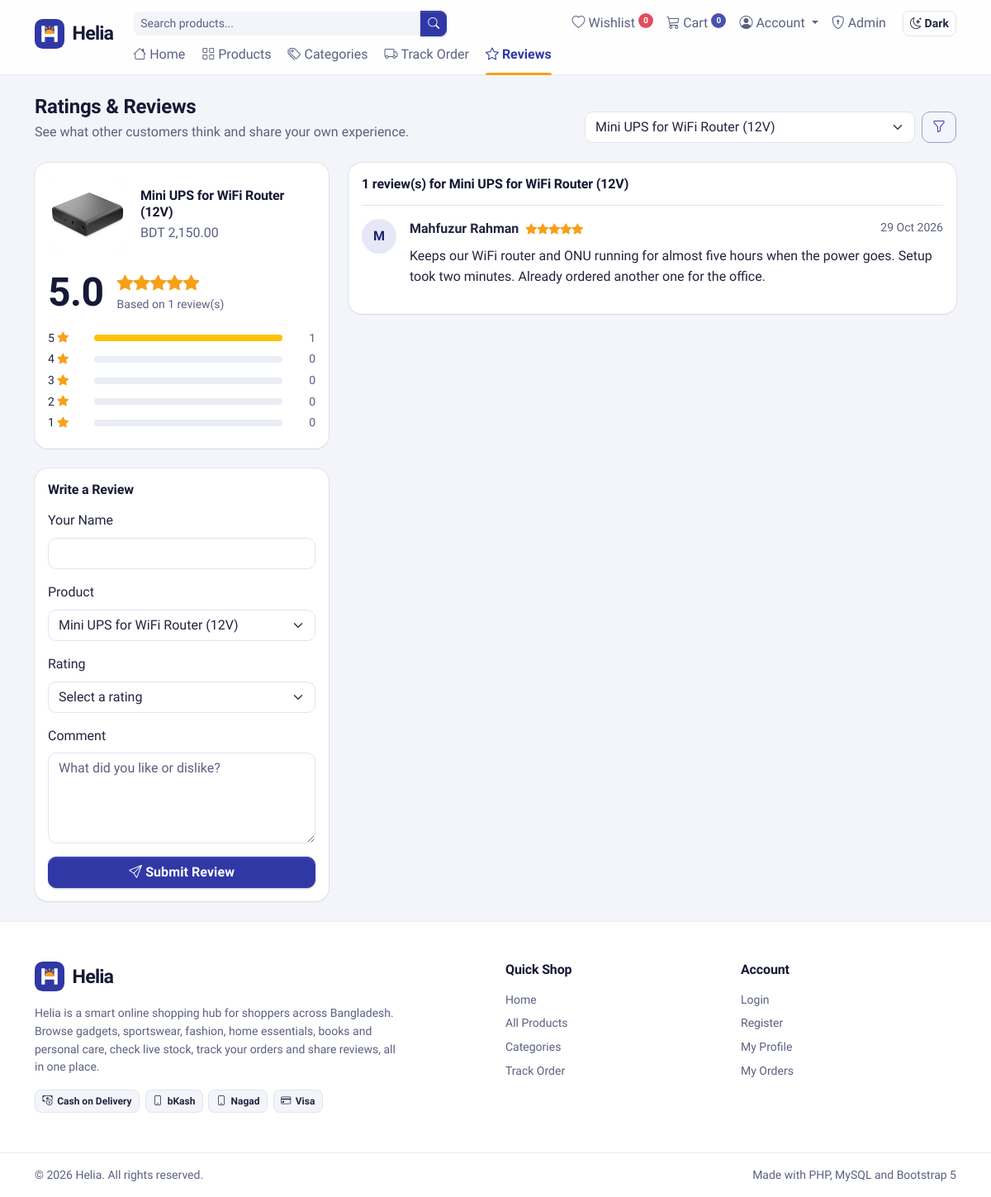
The app's page /product_reviews.php?product_id=4 with its own data.
### tables this page shows
CREATE TABLE `products` (
  `id` int(11) NOT NULL,
  `category_id` int(11) DEFAULT NULL,
  `name` varchar(150) NOT NULL,
  `description` text DEFAULT NULL,
  `price` decimal(10,2) NOT NULL,
  `stock` int(11) NOT NULL DEFAULT 0,
  `color_variants` varchar(255) DEFAULT '',
  `image` varchar(255) DEFAULT '',
  `is_trending` tinyint(1) DEFAULT 0,
  `created_at` timestamp NOT NULL DEFAULT current_timestamp()
);

CREATE TABLE `reviews` (
  `id` int(11) NOT NULL,
  `product_id` int(11) NOT NULL,
  `user_name` varchar(100) NOT NULL,
  `rating` int(11) NOT NULL CHECK (`rating` between 1 and 5),
  `comment` text NOT NULL,
  `created_at` timestamp NOT NULL DEFAULT current_timestamp()
);

### config/db.php (called while the page is built, shortened)
<?php
function e($value)
{
    return htmlspecialchars((string) $value, ENT_QUOTES, 'UTF-8');
}

### product_reviews.php (the view, shortened to what this page needs)
<?php
require_once 'config/db.php';
require_once 'includes/product_helpers.php';
function showStars($rating)
{
    $html = '';
    for ($i = 1; $i <= 5; $i++) {
        if ($rating >= $i) {
            $html .= '<i class="bi bi-star-fill"></i>';
        } elseif ($rating >= $i - 0.5) {
            $html .= '<i class="bi bi-star-half"></i>';
        } else {
            $html .= '<i class="bi bi-star"></i>';
        }
    }
    return $html;
}
$products = $pdo->query('SELECT id, name, price, image FROM products ORDER BY name')->fetchAll();
$selectedId = $_GET['product_id'] ?? '';
$selectedProduct = null;
foreach ($products as $product) {
    if ($product['id'] == $selectedId) {
        $selectedProduct = $product;
    }
}
$form = [
    'user_name' => $_SESSION['user_name'] ?? '',
    'product_id' => $selectedId,
    'rating' => '',
    'comment' => '',
];
$where = '';
$params = [];
if ($selectedId !== '') {
    $where = ' WHERE reviews.product_id = ?';
    $params[] = $selectedId;
}
$stmt = $pdo->prepare('SELECT COUNT(*) AS total, COALESCE(AVG(rating), 0) AS average FROM reviews' . $where);
$stmt->execute($params);
$stats = $stmt->fetch();
$stmt = $pdo->prepare('SELECT rating, COUNT(*) AS total FROM reviews' . $where . ' GROUP BY rating');
$stmt->execute($params);
$breakdown = [5 => 0, 4 => 0, 3 => 0, 2 => 0, 1 => 0];
foreach ($stmt->fetchAll() as $row) {
    $breakdown[$row['rating']] = $row['total'];
}
$stmt = $pdo->prepare('
    SELECT reviews.*, products.name AS product_name
    FROM reviews
    JOIN products ON products.id = reviews.product_id' . $where . '
    ORDER BY reviews.created_at DESC, reviews.id DESC
');
$stmt->execute($params);
$reviews = $stmt->fetchAll();
$average = round($stats['average'], 1);
require_once 'includes/header.php';
?>
<div class="d-flex flex-wrap justify-content-between align-items-end gap-3 mb-4">
    <div>
        <h1 class="h4 fw-bold mb-1">Ratings &amp; Reviews</h1>
        <p class="text-body-secondary mb-0">See what other customers think and share your own experience.</p>
    </div>
    <form method="get" action="product_reviews.php" class="d-flex gap-2">
        <select class="form-select" id="product_filter" name="product_id" onchange="this.form.submit()">
            <?php foreach ($products as $product): ?>
                <option value="<?= $product['id'] ?>" <?= $selectedId == $product['id'] ? 'selected' : '' ?>><?= e($product['name']) ?></option>
            <?php endforeach; ?>
        </select>
        <button type="submit" class="btn btn-outline-primary"><i class="bi bi-funnel"></i></button>
    </form>
</div>
<div class="row g-4">
    <div class="col-lg-4">
        <div class="card border-0 shadow-sm mb-4">
            <div class="card-body">
                <?php if ($selectedProduct): ?>
                    <div class="d-flex align-items-center gap-3 mb-3">
                        <?= renderProductImage($selectedProduct['image'], $selectedProduct['name'], 'product-thumb product-thumb-lg', 'md') ?>
                        <div>
                            <h2 class="h6 fw-bold mb-1"><?= e($selectedProduct['name']) ?></h2>
                            <div class="text-body-secondary">BDT <?= number_format($selectedProduct['price'], 2) ?></div>
                        </div>
                    </div>
                <?php else: ?>
                    <h2 class="h6 fw-bold mb-3">All Products</h2>
                <?php endif; ?>
                <div class="d-flex align-items-center gap-3 mb-3">
                    <span class="display-5 fw-bold"><?= number_format($average, 1) ?></span>
                    <div>
                        <div class="stars fs-5"><?= showStars($average) ?></div>
                        <div class="small text-body-secondary">Based on <?= $stats['total'] ?> review(s)</div>
                    </div>
                </div>
                <?php foreach ($breakdown as $star => $count): ?>
                    <?php $percent = $stats['total'] > 0 ? $count / $stats['total'] * 100 : 0; ?>
                    <div class="d-flex align-items-center gap-2 small mb-1">
                        <span class="text-nowrap" style="width: 3rem;"><?= $star ?> <i class="bi bi-star-fill stars"></i></span>
                        <div class="progress flex-grow-1" role="progressbar" aria-label="<?= $star ?> star reviews" aria-valuenow="<?= round($percent) ?>" aria-valuemin="0" aria-valuemax="100" style="height: 8px;">
                            <div class="progress-bar bg-warning" style="width: <?= $percent ?>%"></div>
                        </div>
                        <span class="text-body-secondary text-end" style="width: 2rem;"><?= $count ?></span>
                    </div>
                <?php endforeach; ?>
            </div>
        </div>
        <div class="card border-0 shadow-sm">
            <div class="card-body">
                <h2 class="h6 fw-semibold mb-3">Write a Review</h2>
                <?php if (empty($products)): ?>
                    <p class="text-body-secondary mb-0">There are no products to review yet.</p>
                <?php else: ?>
                    <form method="post" action="product_reviews.php<?= $selectedId !== '' ? '?product_id=' . $selectedId : '' ?>">
                        <div class="mb-3">
                            <label for="user_name" class="form-label">Your Name</label>
                            <input type="text" class="form-control" id="user_name" name="user_name" maxlength="100" value="<?= e($form['user_name']) ?>" required>
                        </div>
                        <div class="mb-3">
                            <label for="product_id" class="form-label">Product</label>
                            <select class="form-select" id="product_id" name="product_id" required>
                                <?php foreach ($products as $product): ?>
                                    <option value="<?= $product['id'] ?>" <?= $form['product_id'] == $product['id'] ? 'selected' : '' ?>><?= e($product['name']) ?></option>
                                <?php endforeach; ?>
                            </select>
                        </div>
                        <div class="mb-3">
                            <label for="rating" class="form-label">Rating</label>
                            <select class="form-select" id="rating" name="rating" required>
                                <option value="">Select a rating</option>
                            </select>
                        </div>
                        <div class="mb-3">
                            <label for="comment" class="form-label">Comment</label>
                            <textarea class="form-control" id="comment" name="comment" rows="4" maxlength="1000" placeholder="What did you like or dislike?" required><?= e($form['comment']) ?></textarea>
                        </div>
                        <button type="submit" class="btn btn-primary w-100">
                            <i class="bi bi-send"></i> Submit Review
                        </button>
                    </form>
                <?php endif; ?>
            </div>
        </div>
    </div>
    <div class="col-lg-8">
        <?php if (empty($reviews)): ?>
            <?= renderEmptyState('No reviews yet', $selectedProduct ? 'Nobody has reviewed ' . $selectedProduct['name'] . ' yet. Be the first to write one!' : 'Be the first to share what you think about a product!', '', '', 'bi-chat-square-text') ?>
        <?php else: ?>
        <div class="card border-0 shadow-sm">
            <div class="card-body">
                <h2 class="h6 fw-semibold mb-3">
                    <?= count($reviews) ?> review(s)<?= $selectedProduct ? ' for ' . e($selectedProduct['name']) : '' ?>
                </h2>
                <?php foreach ($reviews as $review): ?>
                    <div class="d-flex gap-3 py-3 border-top">
                        <div class="review-avatar"><?= e(mb_strtoupper(mb_substr($review['user_name'], 0, 1))) ?></div>
                        <div class="flex-grow-1">
                            <div class="d-flex flex-wrap justify-content-between gap-2">
                                <div>
                                    <span class="fw-semibold"><?= e($review['user_name']) ?></span>
                                    <span class="stars small ms-1"><?= showStars($review['rating']) ?></span>
                                </div>
                                <span class="small text-body-secondary"><?= date('d M Y', strtotime($review['created_at'])) ?></span>
                            </div>
                            <p class="mb-0 mt-2"><?= nl2br(e($review['comment'])) ?></p>
                        </div>
                    </div>
                <?php endforeach; ?>
            </div>
        </div>
        <?php endif; ?>
    </div>
</div>
<?php require_once 'includes/footer.php'; ?>

### includes/product_helpers.php (shortened to what this page needs)
<?php
function productImageExists($image)
{
    $image = trim((string) $image);
    return is_file(dirname(__DIR__) . '/' . $image);
}
function renderProductImage($image, $alt = '', $class = '', $size = 'md', $pathPrefix = '', $lazy = true)
{
    $class = trim((string) $class);
    $alt = (string) $alt;
    if (productImageExists($image)) {
        return '<img src="' . e($pathPrefix . trim((string) $image)) . '" alt="' . e($alt) . '"'
            . ($class !== '' ? ' class="' . e($class) . '"' : '')
            . ($lazy ? ' loading="lazy"' : '') . '>';
    }
    $classes = 'photo-empty photo-empty-' . $size . ($class !== '' ? ' ' . $class : '');
    $label = $alt !== '' ? ' role="img" aria-label="' . e('No photo of ' . $alt) . '"' : ' aria-hidden="true"';
    return '<div class="' . e($classes) . '"' . $label . '>'
        . '<i class="bi bi-image" aria-hidden="true"></i>'
        . '<span>No Photo</span>'
        . '</div>';
}

### assets/css/theme.css (style rules this page uses)
:root, [data-bs-theme=light] { --helia-neel: #3038a6; --helia-neel-rgb: 48, 56, 166; --helia-neel-hover: #262c8c; --helia-neel-deep: #1b1f5c; --helia-neel-deep-rgb: 27, 31, 92; --helia-marigold: #f6a019; --helia-marigold-rgb: 246, 160, 25; --helia-marigold-ink: #3d2500; --helia-canvas: #f4f5fa; --helia-line: rgba(22, 25, 54, 0.08); --helia-line-strong: rgba(22, 25, 54, 0.14); --helia-shadow-sm: 0 0 0 1px var(--helia-line), 0 1px 2px rgba(22, 25, 54, 0.05); --helia-shadow-md: 0 0 0 1px var(--helia-line), 0 8px 20px -10px rgba(22, 25, 54, 0.18); --helia-shadow-lg: 0 0 0 1px var(--helia-line-strong), 0 22px 40px -18px rgba(27, 31, 92, 0.32); --helia-display: 'Anek Bangla', 'Hind Siliguri', system-ui, -apple-system, 'Segoe UI', Roboto, Arial, sans-serif; --helia-mark-tile: #3038a6; --helia-mark-glyph: #ffffff; --helia-mark-sun: #f6a019; --cat-electronics: #3b5bdb; --cat-sports: #2b8a3e; --cat-fashion: #c2255c; --cat-home: #d9480f; --cat-books: #0b7285; --cat-health: #6741d9; --cat-all: #3038a6; --cat-default: #5b6080; --bs-body-font-family: 'Hind Siliguri', system-ui, -apple-system, 'Segoe UI', Roboto, 'Helvetica Neue', Arial, sans-serif; --bs-body-line-height: 1.55; --bs-body-color: #22253f; --bs-body-color-rgb: 34, 37, 63; --bs-emphasis-color: #161936; --bs-emphasis-color-rgb: 22, 25, 54; --bs-secondary-color: #5b6080; --bs-secondary-color-rgb: 91, 96, 128; --bs-tertiary-color: rgba(91, 96, 128, 0.72); --bs-tertiary-color-rgb: 91, 96, 128; --bs-secondary-bg: #ebedf5; --bs-secondary-bg-rgb: 235, 237, 245; --bs-tertiary-bg: #f4f5fa; --bs-tertiary-bg-rgb: 244, 245, 250; --bs-border-color: #e2e4ee; --bs-border-color-translucent: rgba(22, 25, 54, 0.1); --bs-primary: #3038a6; --bs-primary-rgb: 48, 56, 166; --bs-primary-text-emphasis: #1f2470; --bs-primary-bg-subtle: #e6e8f8; --bs-primary-border-subtle: #c3c7ee; --bs-link-color: #3038a6; --bs-link-color-rgb: 48, 56, 166; --bs-link-hover-color: #262c8c; --bs-link-hover-color-rgb: 38, 44, 140; --bs-focus-ring-color: rgba(48, 56, 166, 0.25); --bs-border-radius: 0.625rem; --bs-border-radius-sm: 0.5rem; --bs-border-radius-lg: 0.875rem; --bs-border-radius-xl: 1.25rem; }
body { font-feature-settings: 'kern' 1; -webkit-font-smoothing: antialiased; -moz-osx-font-smoothing: grayscale; text-rendering: optimizeLegibility; }
h1, h2, h3, h4, h5, h6, .h1, .h2, .h3, .h4, .h5, .h6, .display-5, .display-6 { font-family: var(--helia-display); color: var(--bs-emphasis-color); letter-spacing: -0.01em; }
.display-5, .display-6, .h1, h1, .h2, h2, .h3, h3 { font-weight: 700; }
a, .btn, .form-control, .form-select { transition: color 0.15s ease, background-color 0.15s ease, border-color 0.15s ease, box-shadow 0.15s ease; }
.btn { --bs-btn-font-weight: 600; letter-spacing: 0.005em; }
.btn-primary { --bs-btn-color: #fff; --bs-btn-bg: var(--helia-neel); --bs-btn-border-color: var(--helia-neel); --bs-btn-hover-color: #fff; --bs-btn-hover-bg: var(--helia-neel-hover); --bs-btn-hover-border-color: var(--helia-neel-hover); --bs-btn-focus-shadow-rgb: var(--helia-neel-rgb); --bs-btn-active-color: #fff; --bs-btn-active-bg: var(--helia-neel-hover); --bs-btn-active-border-color: var(--helia-neel-hover); --bs-btn-disabled-color: #fff; --bs-btn-disabled-bg: var(--helia-neel); --bs-btn-disabled-border-color: var(--helia-neel); box-shadow: 0 1px 0 rgba(255, 255, 255, 0.12) inset, 0 1px 2px rgba(var(--helia-neel-deep-rgb), 0.25); }
.btn-outline-primary { --bs-btn-color: var(--bs-primary); --bs-btn-border-color: rgba(var(--bs-primary-rgb), 0.45); --bs-btn-hover-color: #fff; --bs-btn-hover-bg: var(--helia-neel); --bs-btn-hover-border-color: var(--helia-neel); --bs-btn-focus-shadow-rgb: var(--helia-neel-rgb); --bs-btn-active-color: #fff; --bs-btn-active-bg: var(--helia-neel-hover); --bs-btn-active-border-color: var(--helia-neel-hover); --bs-btn-disabled-color: var(--bs-primary); --bs-btn-disabled-border-color: rgba(var(--bs-primary-rgb), 0.45); }
.form-control, .form-select { border-color: var(--bs-border-color); }
.progress, .progress-stacked { --bs-progress-bar-bg: var(--helia-neel); }
.card { --bs-card-border-radius: 1rem; --bs-card-inner-border-radius: calc(1rem - 1px); --bs-card-border-color: var(--helia-line); }
.shadow-sm { box-shadow: var(--helia-shadow-sm) !important; }

### records on screen
products: image (picture), name "Mini UPS for WiFi Router (12V)", price "2,150.00"
reviews: user_name "M", user_name "Mahfuzur Rahman", rating 5 (drawn), created_at "29 Oct 2026", comment "Keeps our WiFi router and ONU running for almost five hours when the power goes. Setup took two minutes. Already ordered another one for the office."

### other values on screen
$wishlistCount "0"
$cartCount "0"
$accountLabel "Account"
$item[0] "Home"
$item[0] "Products"
$item[0] "Categories"
$item[0] "Track Order"
$item[0] "Reviews"
$average "5.0"
$stats['total'] "1"
$star "5"
$count "1"
$star "4"
$count "0"
$star "3"
